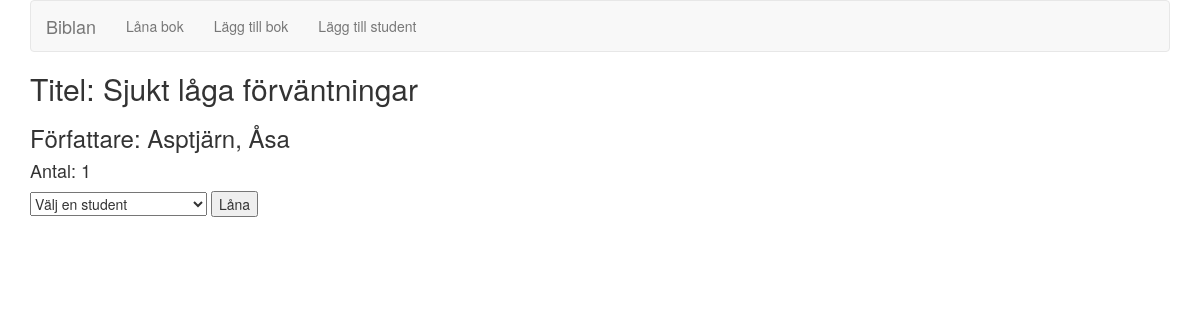
Page /book/11/ on the committed database.
### books/models.py (models this page shows, shortened)
class Books(models.Model):
    title = models.CharField(max_length=200, unique=True)
    author = models.CharField(max_length=200, blank=True)
    category = models.CharField(max_length=200)
    isbn = models.CharField(max_length=20, blank=True)
    amount = models.IntegerField(default=1)

### books/views.py (the view, shortened to what this page needs)
# urls.py: url(r'^book/(?P<pk>[0-9]+)/$', views.BookView.as_view(), name='view_book'),
class BookView(View):
    FORM_CLASS = GetStudentForm
    def get(self, request, pk, *args, **kwargs):
        students = Students.objects.all().order_by("lastname")
        form = self.FORM_CLASS()
        book = Books.objects.get(pk=pk)
        try:
            loans = Borrowship.objects.filter(book=Books(pk))
            borrowers = []
            for loan in loans:
                student = Students.objects.get(pk=loan.student.pk)
                borrowers.append(student.firstname+' '+student.lastname)
        except Borrowship.DoesNotExist:
            borrowers = []
        return render(request, "book.html", {"book": book,
                                             "students": students,
                                             "borrowers": ", ".join(borrowers)})

### books/templates/book.html (shortened to what this page needs)
{% extends "base.html" %}
{% block content %}
    <h2>Titel: {{ book.title }}</h2>
    <h3>Författare: {{ book.author }}</h3>
    <h4>Antal: {{ book.amount }}</h4>
    <form action="/book/{{ book.pk }}/" method="post">
        <select name="student">
            <option value selected disabled>Välj en student</option>
        </select>
        <input type="submit" value="Låna">
    </form>
{% endblock content %}

### rows in the picture
Books: title "Sjukt låga förväntningar", author "Asptjärn, Åsa", amount "1"
